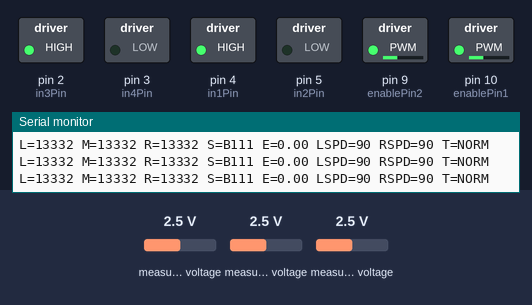
Bench run of a sketch on a simulated Arduino Uno, built with avr-gcc and run on an emulated ATmega328P. On the bench: switched loads named in the sketch (green lamp = pin HIGH), the last lines printed to the serial monitor. The test bench sets the inputs (shaded band); at power-on: measured voltage 2.5 V.

Above: at 1.2 s.
1.3 s: measured voltage (sensor 200) set to 2.3 V
2.8 s: measured voltage (sensor 200) set to 2 V
At 3.4 s:
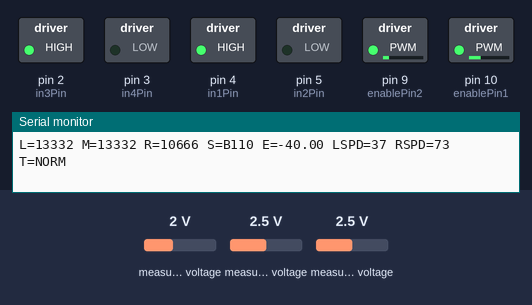
4.3 s: measured voltage (sensor 201) set to 2 V
5.8 s: measured voltage (sensor 201) set to 1.7 V
At 6.4 s:
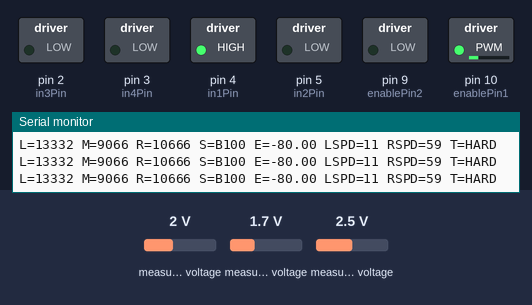
7.4 s: measured voltage (sensor 202) set to 0.1 V
At 8.2 s:
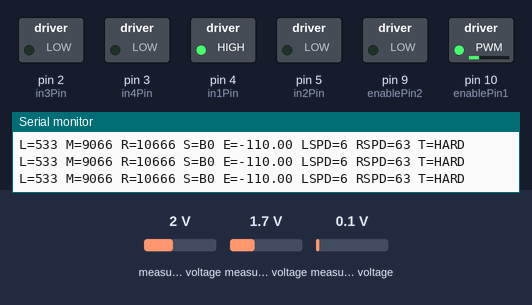
8.9 s: measured voltage (sensor 202) set to 2.5 V
At 9.2 s:
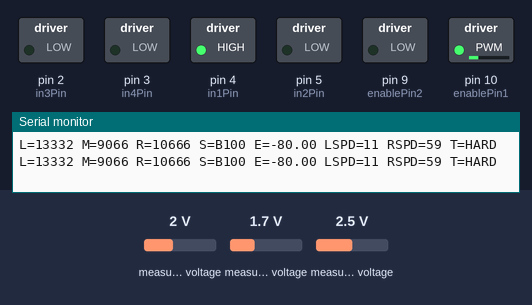
Timing chart, 0 to 11.4 s (numbered marks = the images above; inputs shaded):
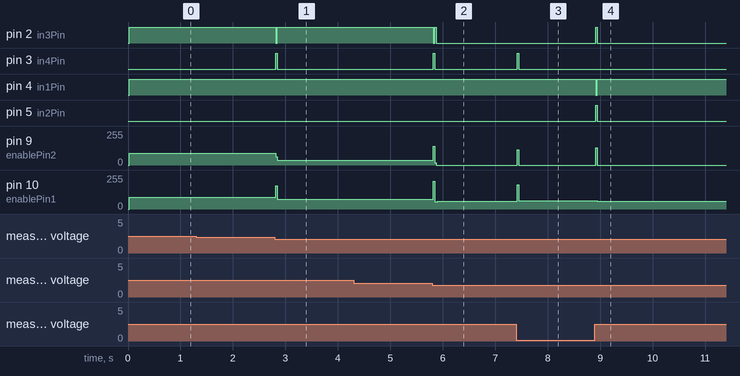

The sketch:

Lab8_ADS115_Line_Following.ino
```cpp
#include <Wire.h>
#include <ADS1115_WE.h>

ADS1115_WE ads = ADS1115_WE(0x48);

// ====================================================
// 调试开关（注释掉关闭串口输出）
// ====================================================
#define DEBUG_SERIAL

// ====================================================
// 电机PWM引脚
// ====================================================
const int enablePin1 = 10;
const int enablePin2 = 9;

// ====================================================
// 电机方向引脚
// ====================================================
const int in1Pin = 4;
const int in2Pin = 5;
const int in3Pin = 2;
const int in4Pin = 3;

// ====================================================
// ADS1115阈值
// ====================================================
const int thresholds[3] = {
    12700,  // 左: 白~6500 / 黑~18890
    9785,   // 中: 白~1350 / 黑~18220
    11255   // 右: 白~5260 / 黑~17250
};

// ====================================================
// 传感器状态
// ====================================================
int irSensorDigital[3];
int irSensors = B000;

// ====================================================
// 基础速度
// ====================================================
const int baseSpeed = 90;

// ====================================================
// 死区阈值
// ====================================================
const int deadband = 15;

// ====================================================
// 正常模式PID参数
// ====================================================
const float Kp_normal = 0.45;
const float Ki_normal = 0.00;
const float Kd_normal = 2.5;

// ====================================================
// 直角弯PID参数
// ====================================================
const float Kp_sharp = 0.15;
const float Ki_sharp = 0.04;
const float Kd_sharp = 4.0;

// ====================================================
// PID变量
// ====================================================
float error = 0;
float lastError = 0;
float integral = 0;
float derivative = 0;
float pid = 0;

// ====================================================
// 直角弯状态锁存
// ====================================================
bool turningHard = false;

// ====================================================
// 电机速度
// ====================================================
int leftMotorSpeed = 0;
int rightMotorSpeed = 0;

// ====================================================
// 读取ADS1115通道（使用静态数组优化）
// ====================================================
int readADS(byte ch) {
    static const ADS1115_MUX channels[3] = {
        ADS1115_COMP_0_GND,  // 通道0
        ADS1115_COMP_1_GND,  // 通道1
        ADS1115_COMP_2_GND   // 通道2
    };

    ads.setCompareChannels(channels[ch]);
    ads.startSingleMeasurement();
    while(ads.isBusy()) {}
    return ads.getRawResult();
}

// ====================================================
// 初始化
// ====================================================
void setup() {
    #ifdef DEBUG_SERIAL
    Serial.begin(115200);
    #endif

    pinMode(enablePin1, OUTPUT);
    pinMode(enablePin2, OUTPUT);
    pinMode(in1Pin, OUTPUT);
    pinMode(in2Pin, OUTPUT);
    pinMode(in3Pin, OUTPUT);
    pinMode(in4Pin, OUTPUT);

    Wire.begin();

    if(!ads.init()) {
        #ifdef DEBUG_SERIAL
        Serial.println("ADS1115 ERROR");
        #endif
        while(1);
    }

    ads.setVoltageRange_mV(ADS1115_RANGE_6144);
    ads.setConvRate(ADS1115_860_SPS);

    #ifdef DEBUG_SERIAL
    Serial.println("ADS1115 READY");
    #endif

    // 初始化电机为刹车状态
    StopMotors();
}

// ====================================================
// 主循环
// ====================================================
void loop() {
    Scan();
    CalculateError();
    PID_Control();
    Drive(leftMotorSpeed, rightMotorSpeed);
}

// ====================================================
// 扫描红外传感器
// ====================================================
void Scan() {
    irSensors = B000;

    // 传感器通道映射:
    // ADS A2 ← 左传感器
    // ADS A1 ← 中间传感器
    // ADS A0 ← 右传感器
    int rawLeft  = readADS(2);
    int rawMid   = readADS(1);
    int rawRight = readADS(0);

    int raw[3] = {rawLeft, rawMid, rawRight};

    for(int i = 0; i < 3; i++) {
        irSensorDigital[i] = (raw[i] >= thresholds[i]) ? 1 : 0;
        irSensors |= (irSensorDigital[i] << (2 - i));
    }

    // 定时输出调试信息（每80ms一次）
    #ifdef DEBUG_SERIAL
    static unsigned long lastPrint = 0;
    if(millis() - lastPrint > 80) {
        Serial.print("L=");
        Serial.print(rawLeft);
        Serial.print(" M=");
        Serial.print(rawMid);
        Serial.print(" R=");
        Serial.print(rawRight);
        Serial.print(" S=B");
        Serial.print(irSensors, BIN);
        Serial.print(" E=");
        Serial.print(error);
        Serial.print(" LSPD=");
        Serial.print(leftMotorSpeed);
        Serial.print(" RSPD=");
        Serial.print(rightMotorSpeed);
        Serial.print(" T=");
        Serial.println(turningHard ? "HARD" : "NORM");
        lastPrint = millis();
    }
    #endif
}

// ====================================================
// 状态转误差
// ====================================================
void CalculateError() {
    switch(irSensors) {
        case B010:  // 中间看到线
            error = 0;
            break;

        case B110:  // 左+中看到线
            error = -40;
            break;

        case B100:  // 仅左看到线
            error = -80;
            break;

        case B011:  // 中+右看到线
            error = 40;
            break;

        case B001:  // 仅右看到线
            error = 80;
            break;

        case B000:  // 完全丢线
            if(lastError < 0) {
                error = -110;
            } else {
                error = 110;
            }
            break;

        case B111:  // 全部看到线（十字路口等）
            error = 0;
            break;

        default:
            error = lastError;
    }
}

// ====================================================
// PID控制
// ====================================================
void PID_Control() {
    derivative = error - lastError;

    // ============================================
    // 直角弯检测与状态锁存
    // ============================================
    bool isSharpTurn = (irSensors == B100 || irSensors == B001);
    bool isLostInTurn = (irSensors == B000 && abs(lastError) >= 80);

    if(isSharpTurn) {
        turningHard = true;  // 进入直角弯
    } else if(irSensors == B010 || irSensors == B111) {
        turningHard = false;  // 回到中线，退出直角弯
    }

    bool useSharpPID = turningHard || isLostInTurn;

    // ============================================
    // 模式切换时重置积分
    // ============================================
    static bool wasSharpLastLoop = false;
    if(useSharpPID != wasSharpLastLoop) {
        integral = 0;
    }
    wasSharpLastLoop = useSharpPID;

    // ============================================
    // 积分累加（仅在直角弯或小误差时）
    // ============================================
    if(useSharpPID || abs(error) < 60) {
        integral += error;
    } else {
        integral = 0;  // 大误差时清零积分，防止积分饱和
    }

    integral = constrain(integral, -300, 300);

    // ============================================
    // 选择PID参数与基础速度
    // ============================================
    float currentKp, currentKi, currentKd;
    int currentBaseSpeed;

    if(useSharpPID) {
        currentKp = Kp_sharp;
        currentKi = Ki_sharp;
        currentKd = Kd_sharp;
        currentBaseSpeed = 35;
    } else {
        currentKp = Kp_normal;
        currentKi = Ki_normal;
        currentKd = Kd_normal;

        // 根据误差调整基础速度
        int absErr = abs(error);
        if(absErr >= 110) {
            currentBaseSpeed = 30;  // 完全丢线
        } else if(absErr >= 40) {
            currentBaseSpeed = 55;  // 一般弯道
        } else {
            currentBaseSpeed = baseSpeed;  // 直线
        }
    }

    // ============================================
    // 计算PID输出
    // ============================================
    pid = currentKp * error + currentKi * integral + currentKd * derivative;
    lastError = error;

    // ============================================
    // 计算电机速度
    // ============================================
    leftMotorSpeed = constrain(currentBaseSpeed + pid, -255, 255);
    rightMotorSpeed = constrain(currentBaseSpeed - pid, -255, 255);
}

// ====================================================
// 驱动电机（带死区与刹车）
// ====================================================
void Drive(int leftSpeed, int rightSpeed) {
    // 右电机 (enablePin1, in1Pin, in2Pin)
    if(abs(rightSpeed) < deadband) {
        // 刹车
        digitalWrite(in1Pin, LOW);
        digitalWrite(in2Pin, LOW);
        analogWrite(enablePin1, 0);
    } else if(rightSpeed > 0) {
        // 正转
        digitalWrite(in1Pin, HIGH);
        digitalWrite(in2Pin, LOW);
        analogWrite(enablePin1, rightSpeed);
    } else {
        // 反转
        digitalWrite(in1Pin, LOW);
        digitalWrite(in2Pin, HIGH);
        analogWrite(enablePin1, -rightSpeed);
    }

    // 左电机 (enablePin2, in3Pin, in4Pin)
    if(abs(leftSpeed) < deadband) {
        // 刹车
        digitalWrite(in3Pin, LOW);
        digitalWrite(in4Pin, LOW);
        analogWrite(enablePin2, 0);
    } else if(leftSpeed > 0) {
        // 正转
        digitalWrite(in3Pin, HIGH);
        digitalWrite(in4Pin, LOW);
        analogWrite(enablePin2, leftSpeed);
    } else {
        // 反转
        digitalWrite(in3Pin, LOW);
        digitalWrite(in4Pin, HIGH);
        analogWrite(enablePin2, -leftSpeed);
    }
}

// ====================================================
// 停止电机
// ====================================================
void StopMotors() {
    digitalWrite(in1Pin, LOW);
    digitalWrite(in2Pin, LOW);
    digitalWrite(in3Pin, LOW);
    digitalWrite(in4Pin, LOW);
    analogWrite(enablePin1, 0);
    analogWrite(enablePin2, 0);
}
```

Measured:
- the behaviour switches between 2.2 and 2.1 V on measured voltage (sensor 200) (found by bisection; images 0 and 1)
- the behaviour switches between 1.9 and 1.8 V on measured voltage (sensor 201) (found by bisection; images 1 and 2)
- after the input at 2.8 s, pin 2 (in3Pin): HIGH → LOW at once, → HIGH 0.03 s later; pin 3 (in4Pin): LOW → HIGH at once, → LOW 0.03 s later; pin 9 (enablePin2): 90/255 → 37/255 at once; pin 10 (enablePin1): 90/255 → 73/255 at once
- after the input at 5.8 s, pin 2 (in3Pin): HIGH → LOW at once, → HIGH 0.02 s later, → LOW 0.02 s later; pin 3 (in4Pin): LOW → HIGH at once, → LOW 0.02 s later; pin 9 (enablePin2): 37/255 → 0/255 at once; pin 10 (enablePin1): 73/255 → 59/255 at once
- after the input at 7.4 s, pin 3 (in4Pin): LOW → HIGH at once, → LOW 0.02 s later; pin 9 (enablePin2): 0/255 → 113/255 at once, → 0/255 0.02 s later; pin 10 (enablePin1): 59/255 → 63/255 at once
- after the input at 8.9 s, pin 2 (in3Pin), pin 5 (in2Pin): LOW → HIGH at once, → LOW 0.03 s later; pin 4 (in1Pin): HIGH → LOW at once, → HIGH 0.03 s later; pin 9 (enablePin2): 0/255 → 131/255 at once, → 0/255 0.03 s later; pin 10 (enablePin1): 63/255 → 59/255 at once
